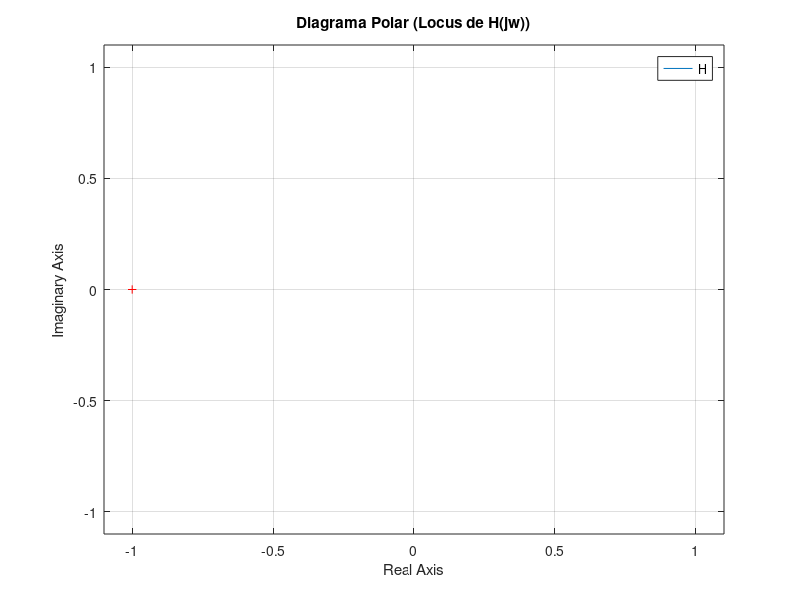

The MATLAB script that drew this image:
% -------------------------------------------------------------------
% Cátedra: Teoría de Circuitos II - UTN FRC
% Script de Análisis de Función de Transferencia Universal
% Utiliza la librería "bodas" para trazar asíntotas exactas.
% -------------------------------------------------------------------

clear; clc; close all;

% Intentamos cargar el paquete de control, necesario para la función tf()
try
    pkg load control;
catch
    warning('El paquete "control" no está instalado o cargado. Puede fallar si no se usa MATLAB.');
end

fprintf('=======================================================\n');
fprintf('  Análisis de H(s) con Trazado Asintótico (Repo: bodas)\n');
fprintf('=======================================================\n\n');

fprintf('Ingrese los polinomios de la Función de Transferencia H(s).\n');
fprintf('Use el formato de vector de coeficientes descendentes en "s".\n');
fprintf('Ejemplo: para s^2 + 200s + 6400, ingrese [1 200 6400]\n\n');

% 1. Ingreso de datos por parte del usuario
num = input('Ingrese el vector del NUMERADOR: ');
den = input('Ingrese el vector del DENOMINADOR: ');

% 2. Creación del sistema
H = tf(num, den);

fprintf('\n-------------------------------------------------------\n');
fprintf('FUNCIÓN DE TRANSFERENCIA H(s) INGRESADA:\n');
display(H);
fprintf('-------------------------------------------------------\n\n');

% 3. Generación del Diagrama de Bode con bodas.m
fprintf('Ejecutando bodas.m para generar el Diagrama Asintótico...\n');
try
    % La función bodas(G) tomará el objeto tf y generará las gráficas
    % comparando el Bode real con la aproximación asintótica.
    [G_out, w] = bodas(H);
    fprintf('¡Diagramas de Bode generados con éxito!\n');
catch err
    fprintf('\n[ERROR] No se pudo ejecutar la función bodas().\n');
    fprintf('-> Por favor, verifique que los archivos "bodas.m" y "tight_subplot.m"\n');
    fprintf('   estén descargados en la misma carpeta donde está ejecutando este script.\n');
    fprintf('Mensaje del sistema: %s\n', err.message);
end

% 4. Generación del Diagrama Polar (Nyquist)
fprintf('\nGenerando Diagrama Polar...\n');
% Abrimos una nueva figura para que bodas.m no la sobreescriba
figure('Name', 'Diagrama Polar de H(s)'); 
nyquist(H);
grid on;
title('Diagrama Polar (Locus de H(jw))');

fprintf('\nAnálisis finalizado. Revise las ventanas de figuras emergentes.\n');
fprintf('=======================================================\n');
